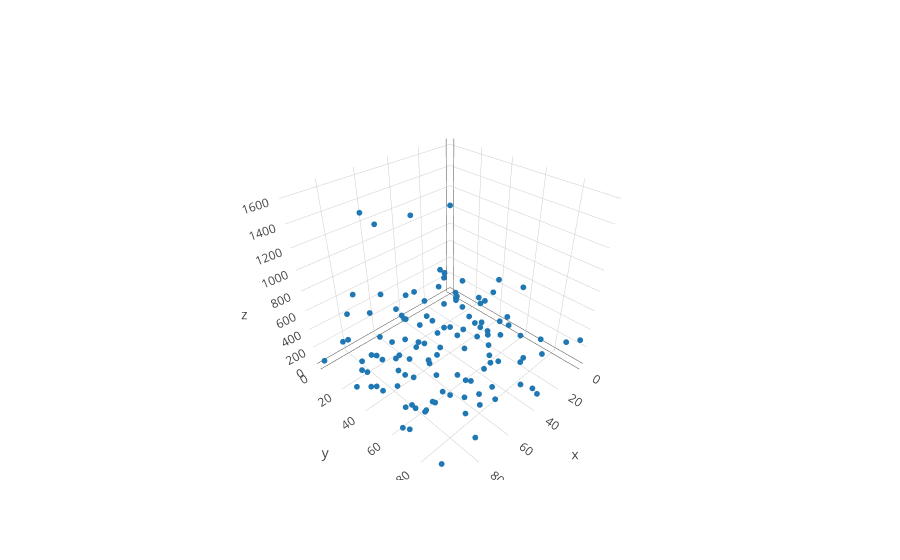

The notebook cell saved with this chart:
### Markdown cell above
Here, we take a sample of 25 percent of the above grid to "observe"

### Code cell
X_part, y_part = sim.rand_partial_grid(X, y, 0.3)
X_full, y_full, obs_idx, imag_idx = sim.fill_grid(X_part, y_part)

color = np.zeros(X_full.shape[0])
color[obs_idx] = 1.0
trace_partial_obs = go.Scatter3d(x = X_full[obs_idx, 0], y = X_full[obs_idx, 1],
                                 z= y[obs_idx], mode = 'markers', marker=dict(size = 2))
iplot([trace_partial_obs])

### Figure 1 — Plotly figure (JSON) as saved in the notebook; plotly's stock layout.template omitted (floating-point values rounded to 4 significant figures)
{"data": [{"marker": {"size": 2}, "mode": "markers", "type": "scatter3d", "x": [0, 0, 0, 0, 5, 5, 5, 5, 10, 10, 10, 10, 10, 10, 15, 15, 15, 15, 15, 15, 15, 20, 20, 20, 20, 20, 20, 20, 20, 25, 25, 25, 30, 30, 30, 30, 30, 30, 35, 35, 35, 35, 35, 35, 35, 40, 40, 40, 40, 40, 45, 45, 45, 45, 50, 50, 50, 50, 50, 50, 50, 55, 55, 55, 55, 60, 60, 60, 60, 60, 60, 65, 65, 65, 65, 65, 65, 65, 70, 70, 70, 70, 75, 75, 75, 75, 75, 75, 75, 80, 80, 80, 80, 80, 80, 85, 85, 85, 85, 85, 85, 85, 85, 85, 90, 90, 90, 90, 90, 90, 90, 90, 90, 95, 95, 95, 95, 95, 95, 95], "y": [5, 25, 30, 95, 0, 40, 60, 75, 15, 35, 50, 55, 65, 80, 5, 20, 25, 40, 55, 60, 95, 15, 20, 30, 40, 45, 50, 55, 75, 20, 40, 55, 10, 15, 25, 30, 60, 80, 40, 45, 55, 65, 70, 85, 95, 15, 20, 30, 65, 95, 0, 5, 10, 75, 15, 25, 30, 40, 55, 60, 65, 20, 30, 75, 85, 35, 45, 50, 65, 70, 80, 5, 10, 15, 35, 50, 65, 75, 30, 65, 80, 90, 5, 15, 20, 35, 40, 50, 65, 5, 45, 50, 60, 75, 95, 5, 20, 25, 40, 45, 50, 55, 60, 70, 20, 30, 35, 40, 45, 65, 75, 80, 85, 0, 30, 50, 65, 70, 75, 90], "z": [22, 130, 132, 281, 280, 367, 591, 134, 127, 233, 153, 254, 127, 62, 226, 184, 460, 29, 85, 252, 417, 456, 1246, 235, 132, 189, 85, 753, 71, 227, 259, 62, 27, 15, 24, 81, 46, 192, 578, 252, 270, 69, 144, 47, 64, 58, 396, 108, 53, 193, 162, 129, 418, 18, 227, 46, 83, 51, 439, 348, 27, 327, 1413, 61, 134, 200, 119, 37, 222, 22, 67, 1348, 111, 642, 114, 272, 49, 348, 120, 156, 106, 1042, 640, 50, 99, 418, 327, 194, 95, 474, 272, 283, 1177, 1465, 207, 209, 37, 73, 392, 1612, 220, 40, 136, 216, 443, 317, 85, 152, 166, 919, 340, 515, 1064, 35, 83, 1047, 87, 145, 448, 70]}], "layout": {}}
